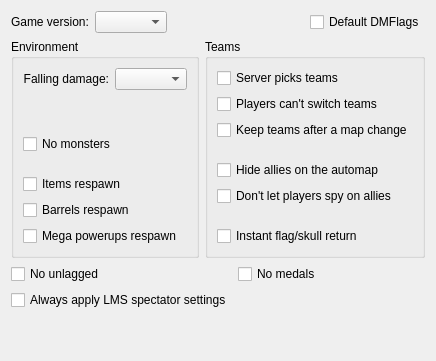
     <widget class="QWidget" name="tabGeneral">
      <attribute name="title">
       <string>General</string>
      </attribute>
      <layout class="QVBoxLayout" name="verticalLayout_6">
       <item>
        <widget class="QWidget" name="widget_8" native="true">
         <layout class="QHBoxLayout" name="horizontalLayout_7">
          <property name="leftMargin">
           <number>0</number>
          </property>
          <property name="topMargin">
           <number>0</number>
          </property>
          <property name="rightMargin">
           <number>0</number>
          </property>
          <property name="bottomMargin">
           <number>0</number>
          </property>
          <item>
           <widget class="QLabel" name="label_15">
            <property name="text">
             <string>Game version:</string>
            </property>
           </widget>
          </item>
          <item>
           <widget class="QComboBox" name="cboGameVersion"/>
          </item>
          <item>
           <spacer name="horizontalSpacer">
            <property name="orientation">
             <enum>Qt::Horizontal</enum>
            </property>
            <property name="sizeHint" stdset="0">
             <size>
              <width>40</width>
              <height>20</height>
             </size>
            </property>
           </spacer>
          </item>
          <item>
           <widget class="QCheckBox" name="cbDefaultDmflags">
            <property name="toolTip">
             <string>&lt;!DOCTYPE HTML PUBLIC &quot;-//W3C//DTD HTML 4.0//EN&quot; &quot;http://www.w3.org/TR/REC-html40/strict.dtd&quot;&gt;
&lt;html&gt;&lt;head&gt;&lt;meta name=&quot;qrichtext&quot; content=&quot;1&quot; /&gt;&lt;style type=&quot;text/css&quot;&gt;
p, li { white-space: pre-wrap; }
&lt;/style&gt;&lt;/head&gt;&lt;body style=&quot; font-family:'MS Shell Dlg 2'; font-size:8.25pt; font-weight:400; font-style:normal;&quot;&gt;
&lt;p style=&quot; margin-top:0px; margin-bottom:0px; margin-left:0px; margin-right:0px; -qt-block-indent:0; text-indent:0px;&quot;&gt;&lt;span style=&quot; font-size:8pt;&quot;&gt;If this is checked then Q-Zandronum may override some of the settings selected here.&lt;/span&gt;&lt;/p&gt;
&lt;p style=&quot; margin-top:0px; margin-bottom:0px; margin-left:0px; margin-right:0px; -qt-block-indent:0; text-indent:0px;&quot;&gt;&lt;span style=&quot; font-size:8pt;&quot;&gt;(+sv_defaultdmflags)&lt;/span&gt;&lt;/p&gt;&lt;/body&gt;&lt;/html&gt;</string>
            </property>
            <property name="text">
             <string>Default DMFlags</string>
            </property>
           </widget>
          </item>
         </layout>
        </widget>
       </item>
       <item>
        <layout class="QHBoxLayout" name="horizontalLayout">
         <item>
          <widget class="QGroupBox" name="groupBox">
           <property name="title">
            <string>Environment</string>
           </property>
           <layout class="QVBoxLayout" name="verticalLayout_2">
            <item>
             <layout class="QFormLayout" name="formLayout">
              <property name="labelAlignment">
               <set>Qt::AlignRight|Qt::AlignTrailing|Qt::AlignVCenter</set>
              </property>
              <item row="0" column="0">
               <widget class="QLabel" name="label_6">
                <property name="text">
                 <string>Falling damage:</string>
                </property>
                <property name="alignment">
                 <set>Qt::AlignRight|Qt::AlignTrailing|Qt::AlignVCenter</set>
                </property>
               </widget>
              </item>
              <item row="0" column="1">
               <widget class="QComboBox" name="cboFallingDamage"/>
              </item>
             </layout>
            </item>
            <item>
             <widget class="QWidget" name="widget" native="true">
              <property name="minimumSize">
               <size>
                <width>0</width>
                <height>8</height>
               </size>
              </property>
              <property name="maximumSize">
               <size>
                <width>16777215</width>
                <height>8</height>
               </size>
              </property>
             </widget>
            </item>
            <item>
             <widget class="QCheckBox" name="cbNoMonsters">
              <property name="text">
               <string>No monsters</string>
              </property>
             </widget>
            </item>
            <item>
             <widget class="QWidget" name="widget_2" native="true">
              <property name="minimumSize">
               <size>
                <width>0</width>
                <height>8</height>
               </size>
              </property>
              <property name="maximumSize">
               <size>
                <width>16777215</width>
                <height>8</height>
               </size>
              </property>
             </widget>
            </item>
            <item>
             <widget class="QCheckBox" name="cbItemsRespawn">
              <property name="text">
               <string>Items respawn</string>
              </property>
             </widget>
            </item>
            <item>
             <widget class="QCheckBox" name="cbBarrelsRespawn">
              <property name="text">
               <string>Barrels respawn</string>
              </property>
             </widget>
            </item>
            <item>
             <widget class="QCheckBox" name="cbMegaPowerupsRespawn">
              <property name="toolTip">
               <string>Respawn invulnerability and invisibility spheres.</string>
              </property>
              <property name="text">
               <string>Mega powerups respawn</string>
              </property>
             </widget>
            </item>
           </layout>
          </widget>
         </item>
         <item>
          <widget class="QGroupBox" name="groupBox_2">
           <property name="title">
            <string>Teams</string>
           </property>
           <layout class="QVBoxLayout" name="verticalLayout_3">
            <item>
             <widget class="QCheckBox" name="cbServerPicksTeams">
              <property name="text">
               <string>Server picks teams</string>
              </property>
             </widget>
            </item>
            <item>
             <widget class="QCheckBox" name="cbPlayersCantSwitchTeams">
              <property name="text">
               <string>Players can't switch teams</string>
              </property>
             </widget>
            </item>
            <item>
             <widget class="QCheckBox" name="cbKeepTeamsAfterAMapChange">
              <property name="text">
               <string>Keep teams after a map change</string>
              </property>
             </widget>
            </item>
            <item>
             <widget class="QWidget" name="widget_3" native="true">
              <property name="minimumSize">
               <size>
                <width>0</width>
                <height>8</height>
               </size>
              </property>
              <property name="maximumSize">
               <size>
                <width>16777215</width>
                <height>8</height>
               </size>
              </property>
             </widget>
            </item>
            <item>
             <widget class="QCheckBox" name="cbHideAlliesOnTheAutomap">
              <property name="text">
               <string>Hide allies on the automap</string>
              </property>
             </widget>
            </item>
            <item>
             <widget class="QCheckBox" name="cbDontLetPlayersSpyOnAllies">
              <property name="text">
               <string>Don't let players spy on allies</string>
              </property>
             </widget>
            </item>
            <item>
             <widget class="QWidget" name="widget_4" native="true">
              <property name="minimumSize">
               <size>
                <width>0</width>
                <height>8</height>
               </size>
              </property>
              <property name="maximumSize">
               <size>
                <width>16777215</width>
                <height>8</height>
               </size>
              </property>
             </widget>
            </item>
            <item>
             <widget class="QCheckBox" name="cbInstantFlagSkullReturn">
              <property name="text">
               <string>Instant flag/skull return</string>
              </property>
             </widget>
            </item>
           </layout>
          </widget>
         </item>
        </layout>
       </item>
       <item>
        <layout class="QGridLayout" name="gridLayout_6">
         <item row="0" column="0">
          <widget class="QCheckBox" name="cbNoUnlagged">
           <property name="toolTip">
            <string>Don't use ping-based backwards reconciliation for player-fired hitscans and rails.</string>
           </property>
           <property name="text">
            <string>No unlagged</string>
           </property>
          </widget>
         </item>
         <item row="1" column="0">
          <widget class="QCheckBox" name="cbAlwaysApplyLMSSpectatorSettings">
           <property name="toolTip">
            <string>Apply lmsspectatorsettings in all game modes.</string>
           </property>
           <property name="text">
            <string>Always apply LMS spectator settings</string>
           </property>
          </widget>
         </item>
         <item row="0" column="1">
          <widget class="QCheckBox" name="cbNoMedals">
           <property name="toolTip">
            <string>Enforces clients not to show medals, i.e. behave as if cl_medals == 0.</string>
           </property>
           <property name="text">
            <string>No medals</string>
           </property>
          </widget>
         </item>
        </layout>
       </item>
       <item>
        <spacer name="verticalSpacer">
         <property name="orientation">
          <enum>Qt::Vertical</enum>
         </property>
         <property name="sizeHint" stdset="0">
          <size>
           <width>20</width>
           <height>40</height>
          </size>
         </property>
        </spacer>
       </item>
      </layout>
     </widget>
